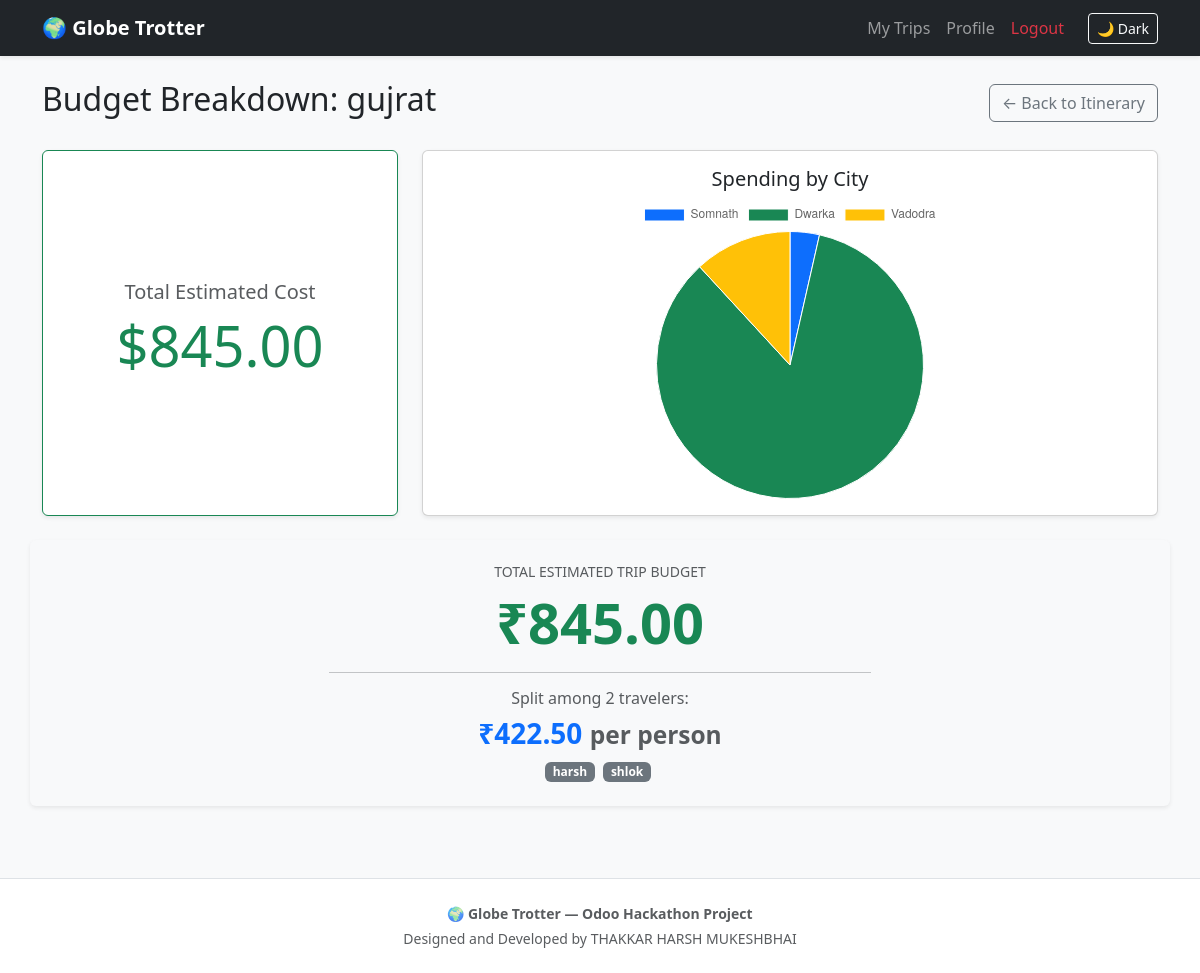
Page /trip/1/budget (signed in) on the committed database.
### app/models.py (models this page shows)
class Trip(db.Model):
    id = db.Column(db.Integer, primary_key=True)
    user_id = db.Column(db.Integer, db.ForeignKey('user.id'), nullable=False) # Links the trip to the user
    title = db.Column(db.String(100), nullable=False)
    description = db.Column(db.Text, nullable=True)
    start_date = db.Column(db.Date, nullable=False)
    end_date = db.Column(db.Date, nullable=False)
    created_at = db.Column(db.DateTime, default=datetime.utcnow)
    stops = db.relationship('Stop', backref='trip', lazy=True, cascade="all, delete-orphan")

class TripParticipant(db.Model):
    id = db.Column(db.Integer, primary_key=True)
    trip_id = db.Column(db.Integer, db.ForeignKey('trip.id'), nullable=False)
    name = db.Column(db.String(100), nullable=False)
    trip = db.relationship('Trip', backref=db.backref('participants', lazy=True, cascade="all, delete-orphan"))

### app/routes.py (the view)
@auth.route('/trip/<int:trip_id>/budget')
@login_required
def trip_budget(trip_id):
    trip = Trip.query.get_or_404(trip_id)
    if trip.user_id != current_user.id:
        return redirect(url_for('auth.dashboard'))
    total_cost = 0
    city_costs = {}
    labels = []
    values = []
    for stop in trip.stops:
        stop_cost = sum(activity.cost for activity in stop.activities)
        if stop_cost > 0:
            city_costs[stop.city_name] = stop_cost
            labels.append(stop.city_name)
            values.append(stop_cost)
            total_cost += stop_cost
    return render_template(
        'budget.html',
        trip=trip,
        total_cost=total_cost,
        labels=labels,
        values=values
    )

### app/__init__.py (called while the page is built)
def create_app():
    app = Flask(__name__)
    app.config["SECRET_KEY"] = "123456"
    app.config["SQLALCHEMY_DATABASE_URI"] = "sqlite:///project.db"
    app.config["SQLALCHEMY_TRACK_MODIFICATIONS"] = False
    db.init_app(app)
    login_manager.init_app(app)
    login_manager.login_view = 'auth.login'
    login_manager.login_message_category = 'info'
    from app.routes import auth as auth_blueprint
    app.register_blueprint(auth_blueprint)
    from app.models import User
    @login_manager.user_loader
    def load_user(user_id):
        return User.query.get(int(user_id))
    return app

### app/templates/budget.html (shortened to what this page needs)
{% extends "base.html" %}
{% block content %}
<div class="d-flex justify-content-between align-items-center mb-4">
    <h2>Budget Breakdown: {{ trip.title }}</h2>
    <div>
        <a href="{{ url_for('auth.trip_view', trip_id=trip.id) }}" class="btn btn-outline-secondary">&larr; Back to Itinerary</a>
    </div>
</div>
<div class="row">
    <div class="col-md-4 mb-4">
        <div class="card shadow-sm border-success h-100">
            <div class="card-body text-center d-flex flex-column justify-content-center">
                <h5 class="text-muted">Total Estimated Cost</h5>
                <h1 class="display-4 text-success">${{ "%.2f"|format(total_cost) }}</h1>
            </div>
        </div>
    </div>
    <div class="col-md-8 mb-4">
        <div class="card shadow-sm h-100">
            <div class="card-body text-center">
                <h5>Spending by City</h5>
                {% if total_cost > 0 %}
                    <div style="height: 300px; display: flex; justify-content: center;">
                        <canvas id="budgetChart"></canvas>
                    </div>
                {% else %}
                    <p class="text-muted mt-5">Add some activities with costs to see your chart!</p>
                {% endif %}
            </div>
        </div>
    </div>
    <div class="card mb-4 bg-light border-0 shadow-sm">
    <div class="card-body text-center py-4">
        <h5 class="text-muted text-uppercase small">Total Estimated Trip Budget</h5>
        <h1 class="display-4 fw-bold text-success mb-3">₹{{ "%.2f"|format(total_cost) }}</h1>
        {% if trip.participants %}
            <hr class="w-50 mx-auto">
            <h6 class="text-muted">Split among {{ trip.participants|length }} travelers:</h6>
            <h3 class="fw-bold text-primary">₹{{ "%.2f"|format(total_cost / trip.participants|length) }} <span class="small text-muted font-normal">per person</span></h3>
            <div class="mt-2">
                {% for p in trip.participants %}
                    <span class="badge bg-secondary me-1">{{ p.name }}</span>
                {% endfor %}
            </div>
        {% else %}
            <p class="text-muted small mb-0">Add travelers in your trip view to calculate per-person splits!</p>
        {% endif %}
    </div>
    </div>
</div>
<script>
    // Only load the chart if there is data
    {% if total_cost > 0 %}
    const ctx = document.getElementById('budgetChart').getContext('2d');
    const budgetChart = new Chart(ctx, {
        type: 'pie', // You can change this to 'bar' or 'doughnut'
        data: {
            labels: {{ labels | safe }},
            datasets: [{
                label: 'Cost ($)',
                data: {{ values | safe }},
                backgroundColor: [
                    '#0d6efd', '#198754', '#ffc107', '#dc3545', '#0dcaf0', '#6f42c1'
                ],
                borderWidth: 1
            }]
        },
        options: {
            responsive: true,
            maintainAspectRatio: false
        }
    });
    {% endif %}
</script>
{% endblock %}

### app/templates/base.html (style rules this page uses)
body { transition: background-color 0.3s ease, color 0.3s ease; }

### rows in the picture
Trip: title "gujrat"
TripParticipant: name "harsh"
TripParticipant: name "shlok"

### other values in the picture
{{ "%.2f"|format(total_cost) }} "845.00"
{{ trip.participants|length }} "2"
{{ "%.2f"|format(total_cost / trip.participants|length) }} "422.50"
chart data {{ labels | safe }} ['Somnath', 'Dwarka', 'Vadodra']
chart data {{ values | safe }} [30.0, 715.0, 100.0]
